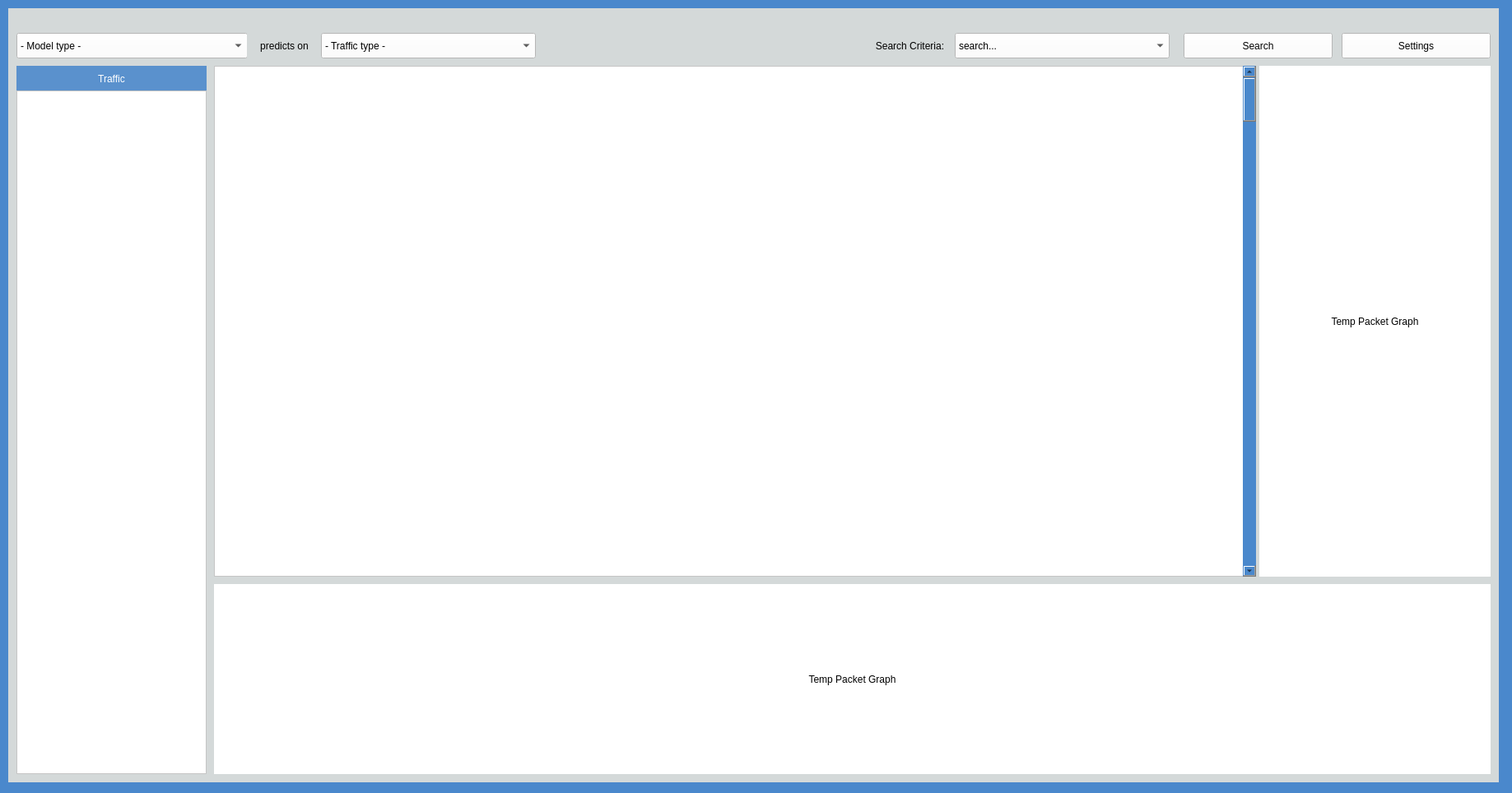
<?xml version="1.0" encoding="UTF-8"?>
<ui version="4.0">
 <class>MainWindow</class>
 <widget class="QMainWindow" name="MainWindow">
  <property name="geometry">
   <rect>
    <x>0</x>
    <y>0</y>
    <width>1837</width>
    <height>964</height>
   </rect>
  </property>
  <property name="windowTitle">
   <string>MainWindow</string>
  </property>
  <property name="styleSheet">
   <string notr="true">background-color: rgb(74, 136, 204);</string>
  </property>
  <widget class="QWidget" name="centralwidget">
   <widget class="QLabel" name="background">
    <property name="geometry">
     <rect>
      <x>10</x>
      <y>10</y>
      <width>1811</width>
      <height>941</height>
     </rect>
    </property>
    <property name="styleSheet">
     <string notr="true">
background-color: rgb(212, 217, 217);</string>
    </property>
    <property name="text">
     <string/>
    </property>
   </widget>
   <widget class="QLabel" name="trafficLabel">
    <property name="geometry">
     <rect>
      <x>20</x>
      <y>80</y>
      <width>231</width>
      <height>31</height>
     </rect>
    </property>
    <property name="styleSheet">
     <string notr="true">background-color: rgb(90, 145, 205);
color: rgb(255, 255, 255);</string>
    </property>
    <property name="text">
     <string>Traffic</string>
    </property>
    <property name="textFormat">
     <enum>Qt::PlainText</enum>
    </property>
    <property name="alignment">
     <set>Qt::AlignCenter</set>
    </property>
    <property name="wordWrap">
     <bool>true</bool>
    </property>
   </widget>
   <widget class="QListWidget" name="listWidget">
    <property name="geometry">
     <rect>
      <x>20</x>
      <y>110</y>
      <width>231</width>
      <height>831</height>
     </rect>
    </property>
    <property name="styleSheet">
     <string notr="true">background-color: rgb(255, 255, 255);</string>
    </property>
   </widget>
   <widget class="QTableWidget" name="tableWidget">
    <property name="geometry">
     <rect>
      <x>260</x>
      <y>80</y>
      <width>1251</width>
      <height>621</height>
     </rect>
    </property>
    <property name="styleSheet">
     <string notr="true">background-color: rgb(255, 255, 255);</string>
    </property>
    <property name="showGrid">
     <bool>true</bool>
    </property>
    <attribute name="verticalHeaderVisible">
     <bool>true</bool>
    </attribute>
   </widget>
   <widget class="QComboBox" name="chooseModel">
    <property name="geometry">
     <rect>
      <x>20</x>
      <y>40</y>
      <width>281</width>
      <height>31</height>
     </rect>
    </property>
    <property name="styleSheet">
     <string notr="true">background-color: rgb(255, 255, 255);</string>
    </property>
    <property name="editable">
     <bool>false</bool>
    </property>
    <item>
     <property name="text">
      <string>- Model type -</string>
     </property>
    </item>
    <item>
     <property name="text">
      <string>Normal model</string>
     </property>
    </item>
    <item>
     <property name="text">
      <string>Thc-tls-dos model</string>
     </property>
    </item>
   </widget>
   <widget class="QLabel" name="predictsOnLabel">
    <property name="geometry">
     <rect>
      <x>300</x>
      <y>40</y>
      <width>91</width>
      <height>31</height>
     </rect>
    </property>
    <property name="styleSheet">
     <string notr="true">background-color: rgb(212, 217, 217);</string>
    </property>
    <property name="text">
     <string>predicts on</string>
    </property>
    <property name="alignment">
     <set>Qt::AlignCenter</set>
    </property>
   </widget>
   <widget class="QComboBox" name="chooseTraffic">
    <property name="geometry">
     <rect>
      <x>390</x>
      <y>40</y>
      <width>261</width>
      <height>31</height>
     </rect>
    </property>
    <property name="styleSheet">
     <string notr="true">background-color: rgb(255, 255, 255);</string>
    </property>
    <item>
     <property name="text">
      <string>- Traffic type -</string>
     </property>
    </item>
    <item>
     <property name="text">
      <string>Normal</string>
     </property>
    </item>
    <item>
     <property name="text">
      <string>Thc-tls-dos</string>
     </property>
    </item>
   </widget>
   <widget class="QLabel" name="searchCriteriaLabel">
    <property name="geometry">
     <rect>
      <x>1050</x>
      <y>40</y>
      <width>111</width>
      <height>31</height>
     </rect>
    </property>
    <property name="styleSheet">
     <string notr="true">background-color: rgb(212, 217, 217);</string>
    </property>
    <property name="text">
     <string>Search Criteria:</string>
    </property>
    <property name="alignment">
     <set>Qt::AlignCenter</set>
    </property>
   </widget>
   <widget class="QComboBox" name="chooseSearchCriteria">
    <property name="geometry">
     <rect>
      <x>1160</x>
      <y>40</y>
      <width>261</width>
      <height>31</height>
     </rect>
    </property>
    <property name="styleSheet">
     <string notr="true">background-color: rgb(255, 255, 255);</string>
    </property>
    <item>
     <property name="text">
      <string>search...</string>
     </property>
    </item>
    <item>
     <property name="text">
      <string>Low Accuracy (&lt;0.5)</string>
     </property>
    </item>
    <item>
     <property name="text">
      <string>High Accuracy (&gt;0.8)</string>
     </property>
    </item>
   </widget>
   <widget class="QPushButton" name="settingButton">
    <property name="geometry">
     <rect>
      <x>1630</x>
      <y>40</y>
      <width>181</width>
      <height>31</height>
     </rect>
    </property>
    <property name="styleSheet">
     <string notr="true">background-color: rgb(255, 255, 255);</string>
    </property>
    <property name="text">
     <string>Settings</string>
    </property>
   </widget>
   <widget class="QPushButton" name="searchButton">
    <property name="geometry">
     <rect>
      <x>1438</x>
      <y>40</y>
      <width>181</width>
      <height>31</height>
     </rect>
    </property>
    <property name="styleSheet">
     <string notr="true">background-color: rgb(255, 255, 255);</string>
    </property>
    <property name="text">
     <string>Search</string>
    </property>
   </widget>
   <widget class="QLabel" name="tempDimGraph">
    <property name="geometry">
     <rect>
      <x>260</x>
      <y>710</y>
      <width>1551</width>
      <height>231</height>
     </rect>
    </property>
    <property name="styleSheet">
     <string notr="true">background-color: rgb(255, 255, 255);</string>
    </property>
    <property name="text">
     <string>Temp Packet Graph</string>
    </property>
    <property name="alignment">
     <set>Qt::AlignCenter</set>
    </property>
   </widget>
   <widget class="QLabel" name="tempAccGraph">
    <property name="geometry">
     <rect>
      <x>1530</x>
      <y>80</y>
      <width>281</width>
      <height>621</height>
     </rect>
    </property>
    <property name="styleSheet">
     <string notr="true">background-color: rgb(255, 255, 255);</string>
    </property>
    <property name="text">
     <string>Temp Packet Graph</string>
    </property>
    <property name="alignment">
     <set>Qt::AlignCenter</set>
    </property>
   </widget>
   <widget class="QScrollBar" name="verticalScrollBar">
    <property name="geometry">
     <rect>
      <x>1510</x>
      <y>80</y>
      <width>16</width>
      <height>621</height>
     </rect>
    </property>
    <property name="orientation">
     <enum>Qt::Vertical</enum>
    </property>
   </widget>
  </widget>
 </widget>
 <resources/>
 <connections/>
</ui>
